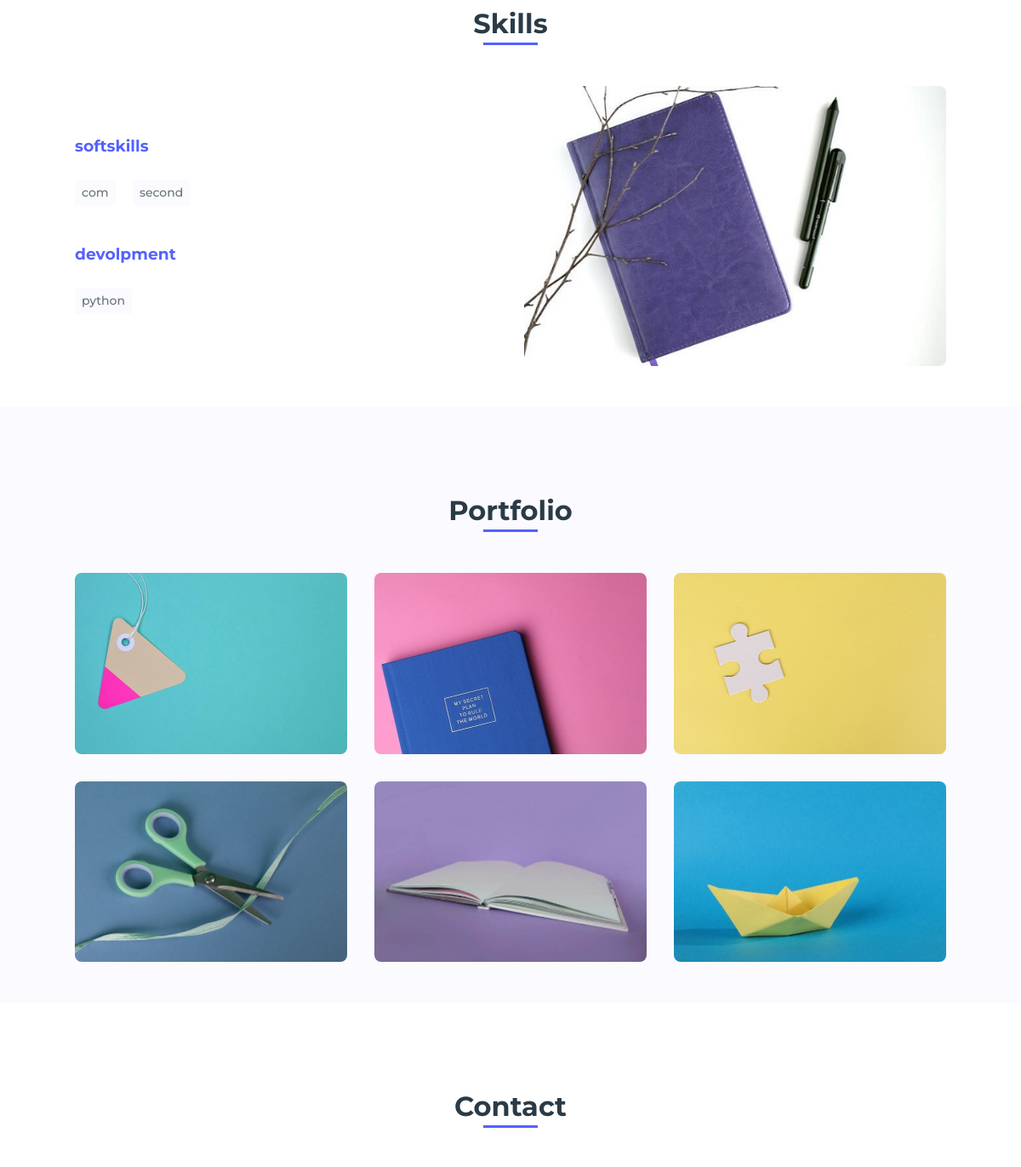
The app's page / (middle part), older data.
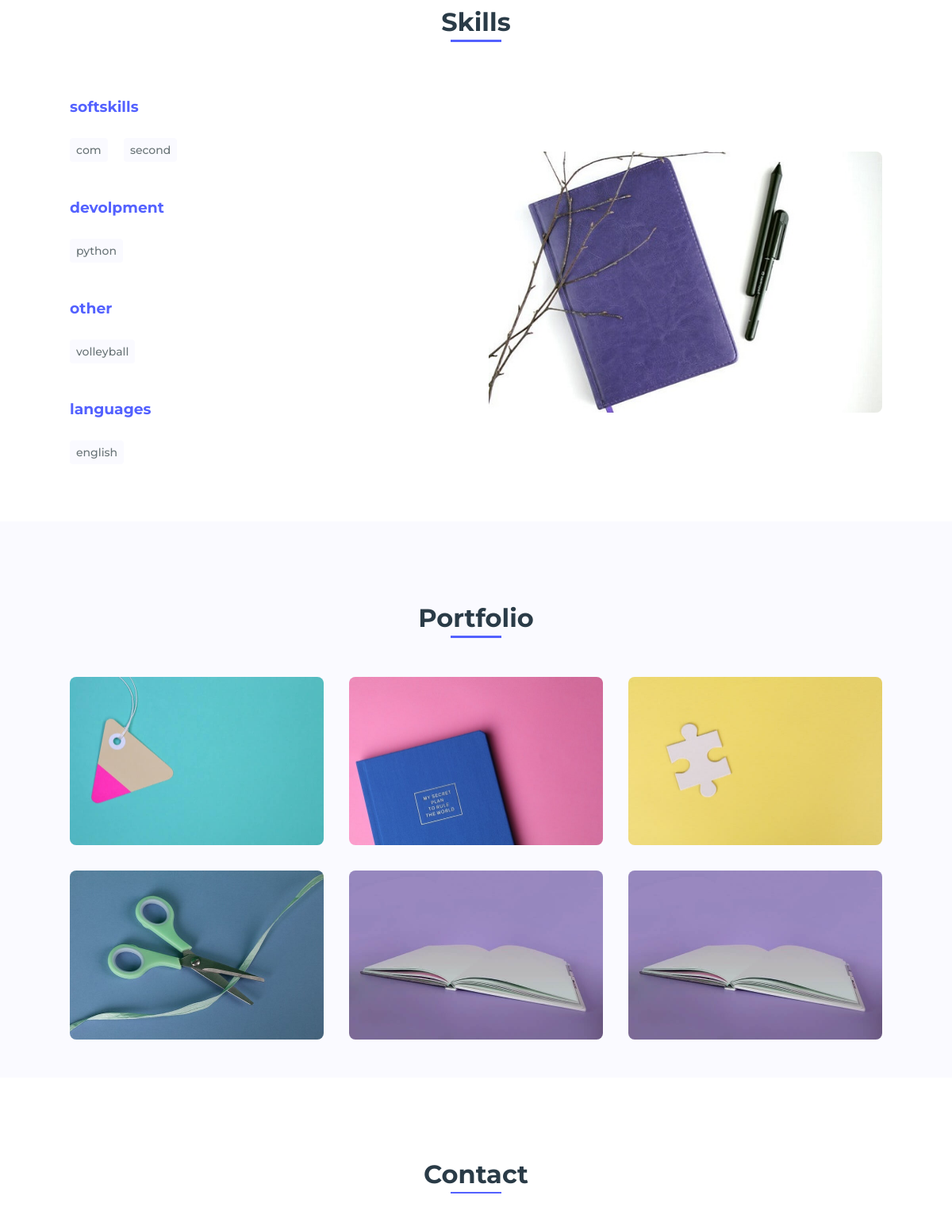
The same page, newer data.
### portfolio/models.py (models this page shows, shortened)
class SkillCategory(models.Model):
    category_name  = models.CharField(max_length=100)  # e.g., "Development", "Design"
    uptaded_at = models.DateTimeField(auto_now=True)
    class Meta:
        verbose_name = 'category'
        verbose_name_plural = 'Skills category'

class Skill(models.Model):
    category = models.ForeignKey(SkillCategory, on_delete=models.CASCADE, related_name="skills")
    skill_name = models.CharField(max_length=100)
    updated_at = models.DateTimeField(auto_now=True)

class Portfolio(models.Model):
    project_nu=models.IntegerField(null=False,)
    title = models.CharField(max_length=100)
    image = models.ImageField(upload_to='portfolio/' ,validators =[validate_image_size])
    description = models.TextField(blank=True)
    project_link = models.URLField(null=True, blank=True)
    updated_at = models.DateTimeField(auto_now=True)

### portfolio/views.py (the view, shortened to what this page needs)
# urls.py: path('', views.index, name='index'),
def index(request):
    home = Home.objects.latest('updated_at')
    about = About.objects.latest('updated_at')
    social_links = SocialLinks.objects.all()
    skill_category = SkillCategory.objects.all()
    skills = Skill.objects.all()
    if not skill_category:
        return HttpResponse("No skill categories found!")
    portfolio_projects = Portfolio.objects.all()  # updated_at if you have it
    contact = Contact.objects.latest('updated_at')
    context = {
        'home': home,
        'about': about,
        'social_links': social_links,
        'skill_categories': skill_category,
        'skills': skills,
        'portfolio_projects': portfolio_projects,
        'contact': contact,
    }
    return render(request, 'index.html', context)

### portfolio/templates/index.html (shortened to what this page needs)
{% load static %}
<!DOCTYPE html>
    <html lang="en">
    <head>
        <link rel="stylesheet" href="{% static 'css/styles.css' %}">
        <link href='https://cdn.jsdelivr.net/npm/boxicons@2.0.5/css/boxicons.min.css' rel='stylesheet'>
    </head>
    <body>
        <main class="l-main">
            <section class="skills section" id="skills">
                <h2 class="section-title">Skills</h2>
                <div class="skills__container bd-grid">
                    <div class="skills__box">
                        {% for category in skill_categories %}
                            <h3 class="skills__subtitle">{{ category.category_name }}</h3>
                            {% for skill in category.skills.all %}
                                <span class="skills__name">{{ skill.skill_name }}</span>
                            {% endfor %}
                        {% endfor %}
                    </div>
                    <div class="skills__img">
                        <img src="{% static 'img/skill.jpg' %}" alt="" class="skills__img">
                    </div>
                </div>
            </section>
            <section class="portfolio section" id="portfolio">
                <h2 class="section-title">Portfolio</h2>
                <div class="portfolio__container bd-grid">
                    {% for project in portfolio_projects %}
                        <div class="portfolio__img">
                            <img src="{{ project.image.url }}" alt="{{ project.title }}" class="portfolio__img">
                        </div>
                    {% empty %}
                        <p>No projects available at the moment.</p>
                    {% endfor %}
                </div>
            </section>
            <section class="contact section" id="contact">
                <h2 class="section-title">Contact</h2>
            </section>
        </main>
    </body>
</html>

### static/css/styles.css (style rules this page uses)
:root { --header-height: 3rem; --font-medium: 500; }
:root { --first-color: #5361FF; --white-color: #FAFAFF; --dark-color: #2A3B47; --text-color: #697477; }
:root { --body-font: 'Montserrat', sans-serif; --big-font-size: 6.25rem; --h2-font-size: 1.25rem; --normal-font-size: .938rem; --small-font-size: .813rem; }
@media screen and (min-width: 768px) { :root { --big-font-size: 10.5rem; --h2-font-size: 2rem; --normal-font-size: 1rem; --small-font-size: .875rem; } }
:root { --mb-1: .5rem; --mb-2: 1rem; --mb-3: 1.5rem; --mb-4: 2rem; }
:root { --z-fixed: 100; }
*,::before,::after { box-sizing: border-box; }
html { scroll-behavior: smooth; }
body { margin: var(--header-height) 0 0 0; font-family: var(--body-font); font-size: var(--normal-font-size); font-weight: var(--font-medium); color: var(--text-color); line-height: 1.6; }
h1,h2,p { margin: 0; }
img { max-width: 100%; height: auto; display: block; }
.section { padding: 3rem 0; }
.section-title { position: relative; font-size: var(--h2-font-size); color: var(--dark-color); margin: var(--mb-4) 0; text-align: center; }
.section-title::after { position: absolute; content: ""; width: 32px; height: .18rem; left: 0; right: 0; margin: auto; top: 2rem; background-color: var(--first-color); }
.bd-grid { max-width: 1024px; display: grid; grid-template-columns: 100%; grid-column-gap: 2rem; width: calc(100% - 2rem); margin-left: var(--mb-2); margin-right: var(--mb-2); }
.skills__container { row-gap: 2rem; }
.skills__subtitle { color: var(--first-color); margin-bottom: var(--mb-3); }
.skills__name { display: inline-block; font-size: var(--small-font-size); margin-right: var(--mb-2); margin-bottom: var(--mb-3); padding: .25rem .5rem; background-color: var(--white-color); border-radius: .25rem; }
.skills__img img { border-radius: .5rem; }
.portfolio { background-color: var(--white-color); }
.portfolio__container { justify-items: center; row-gap: 2rem; }
.portfolio__img { position: relative; overflow: hidden; }
.portfolio__img img { border-radius: .5rem; }
@media screen and (min-width: 768px) { body { margin: 0; } }
@media screen and (min-width: 768px) { .section { padding-top: 4rem; } }
@media screen and (min-width: 768px) { .section-title { margin-bottom: 3rem; } }
@media screen and (min-width: 768px) { .section-title::after { width: 64px; top: 3rem; } }
@media screen and (min-width: 768px) { .skills__container { grid-template-columns: repeat(2, 1fr); align-items: center; } }
@media screen and (min-width: 768px) { .portfolio__container { grid-template-columns: repeat(3, 1fr); grid-template-rows: repeat(2, 1fr); column-gap: 2rem; } }
@media screen and (min-width: 1024px) { .bd-grid { margin-left: auto; margin-right: auto; } }

Row changes from the older to the newer data that the page shows:
added SkillCategory: category_name "other"
added Skill: skill_name "volleyball", shown under "other"
added SkillCategory: category_name "languages"
added Skill: skill_name "english", shown under "languages"
changed Portfolio (number 6 of 6 on the later page): image: a different picture
